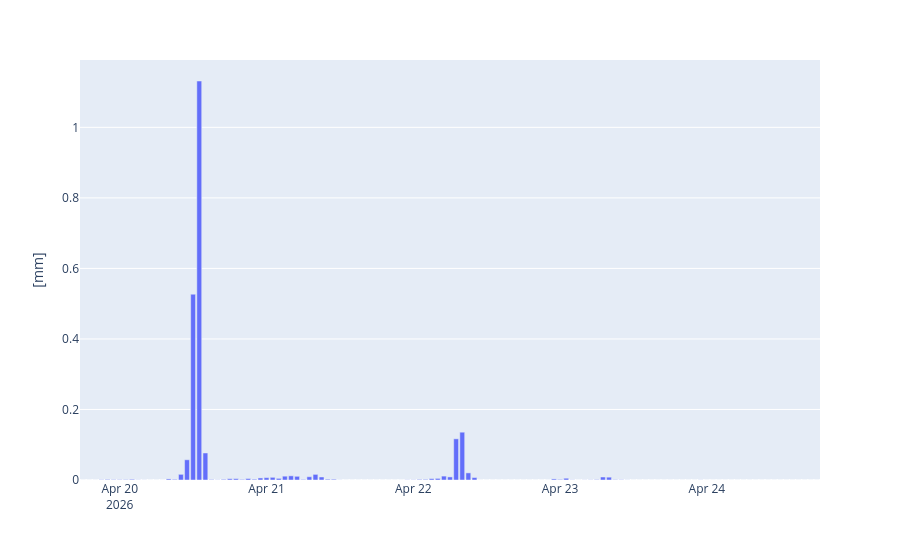

Notebook source saved alongside this figure:
### Code cell
# Grafica pronostico precipitacion
fig = px.bar(pronostico_meteorologia, x=pronostico_meteorologia['Tiempo_datetime'], y=pronostico_meteorologia['hourly_precip_mm'])
fig.update_layout(xaxis_title=" ",
                  yaxis_title="[mm]")
fig.show()
